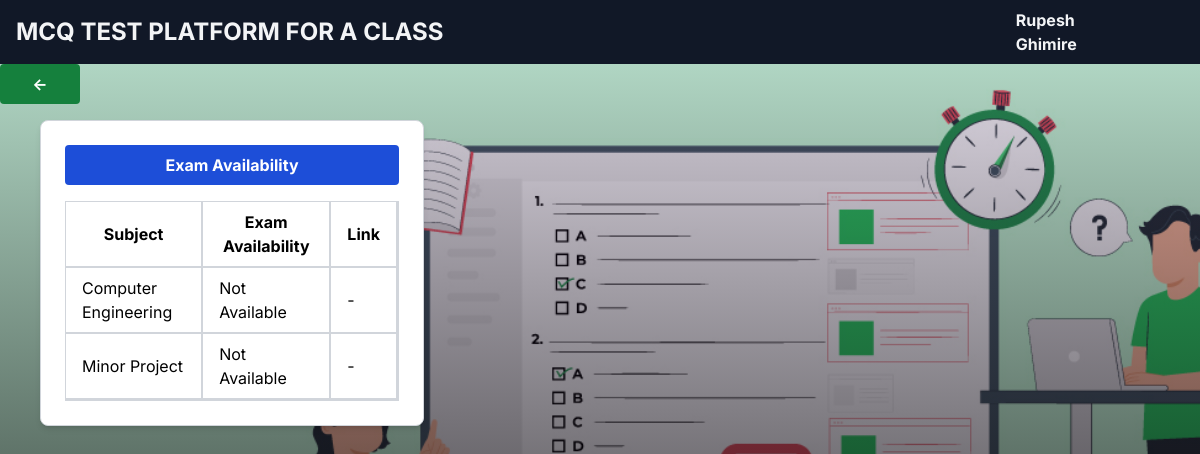
The page /subjects (signed in) on the database as committed earlier.
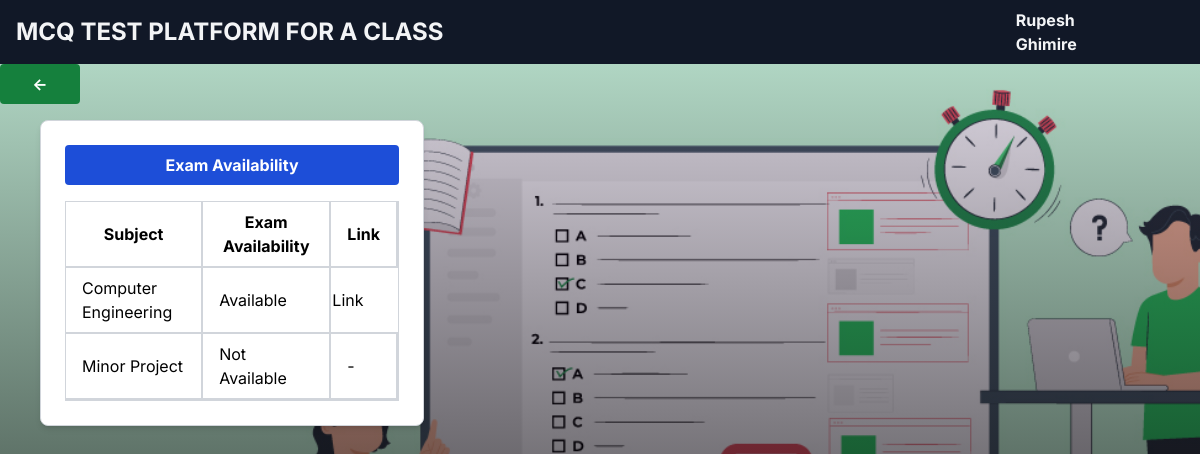
The same page on the database as committed later.
### base/models.py (models this page shows, shortened)
class Subject(models.Model):
    subject = models.CharField(max_length=50,null=True,blank=False)
    SubCode = models.CharField(max_length=10,null=True)
    year = models.CharField(max_length=3,null=True,blank=False,default='1st')
    availability = models.BooleanField(default=False)

### base/views.py (the view)
# urls.py: path('subjects',views.checkExam,name='checkExam'),
@login_required(login_url='login')
def checkExam(request):
    user = request.user
    if user.is_authenticated:
        subjects = Subject.objects.all()
        data = {}
        for subject in subjects:
            if Question.objects.filter(subject=subject).exists():
                easycount = Question.objects.filter(subject=subject,level='E').count()
                print(easycount)
                mediumcount = Question.objects.filter(subject=subject,level='M').count()
                print(mediumcount)
                hardcount = Question.objects.filter(subject=subject,level='H').count()
                print(hardcount)
                if easycount>=10 and mediumcount>=5 and hardcount>=5:
                    subject.availability = True
                    subject.save()
                else:
                    subject.availability = False
                    subject.save()
            return render(request,'base/checkExams.html',{'subjects':subjects,'messages':messages})
        return render(request,'base/checkExams.html',{'subjects':subjects})
    else:
        return redirect('studentlogin')

### base/templatetags/custom_tags.py (called while the page is built)
@register.filter(name='get_availability')
def get_availability(value):
    if value==True:
        return "Available"
    else:
        return "Not Available"

### base/templates/base/checkExams.html (shortened to what this page needs)
{% extends 'base.html' %}
{% load custom_tags %}
{% block content %}
<div class="bg-green-700 justify-center items-center text-white w-20 font-bold py-2 px-4 rounded flex items-center"><a href="javascript:history.back()"> <- </a></div>
<div class="ml-10 mt-4 border border-gray-300 rounded p-4 flex flex-col gap-4 w-96 bg-white p-6 rounded-lg shadow-md">
    <h1 class="bg-blue-700 justify-center items-center text-white font-bold py-2 px-4 rounded flex items-center">Exam Availability</h1>
        {% if user.is_authenticated %}
        <div class="flex justify-center">
            <div class="border border-gray-300">
        <table class="w-full">
            <tr class="border-b-2 border-gray-300">
                <th class="border-r-2 border-gray-300 px-4 py-2">Subject</th>
                <th class="border-r-2 border-gray-300 px-4 py-2">Exam Availability</th>
                <th class="border-r-2 border-gray-300 px-4 py-2">Link</th>
            </tr>
            {% for subject in subjects %}
            <tr class="border-b-2 border-gray-300">
                <td class="border-r-2 border-gray-300 px-4 py-2">{{subject.subject}}</td>
                <td class="border-r-2 border-gray-300 px-4 py-2">{{subject.availability|get_availability }}</td>
                {% if subject.availability %}
                <td><a href="{% url 'examquestion' %}">Link</a></td>
                {% else %}
                <td class="border-r-2 border-gray-300 px-4 py-2">-</td>
                {% endif %}
            </tr>
            {% endfor %}
        </table>
    </div>
</div>
</div>
        {% endif %}
{% endblock %}

Rows that differ between the two databases and show on the page:
changed Subject "Computer Engineering": availability|get_availability "Not Available" → "Available"; availability "-" → "Link"
